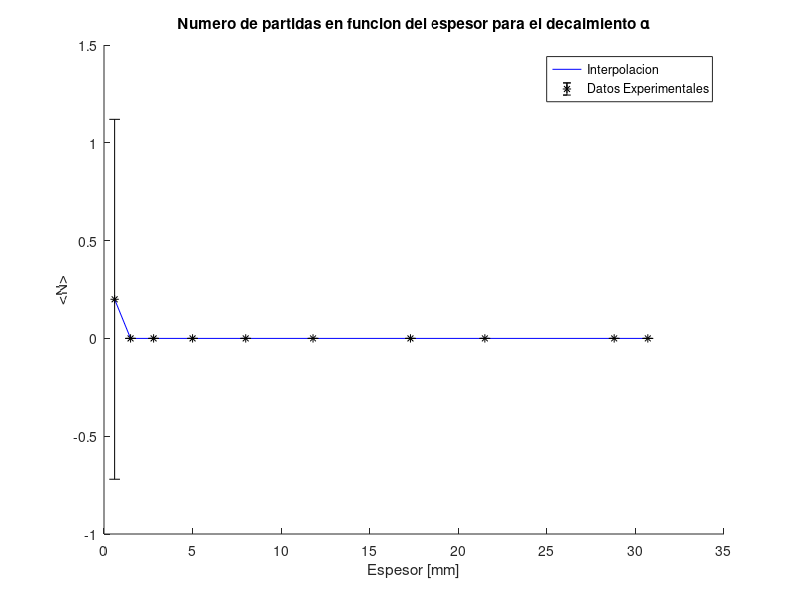

The MATLAB script that drew this image: (Note: this script raises an error after producing the figure.)
clear all; close all;
d = [0.6 1.5 2.8 5 8 11.8 17.3 21.5 28.8 30.7];
datos06 = [0 0 0 0 1]; datos15 = [0 0 0 0 0];
datos28 = [0 0 0 0 0];datos5 = [0 0 0 0 0];
datos8 = [0 0 0 0 0];datos118 = [0 0 0 0 0];
datos173 = [0 0 0 0 0];datos215 = [0 0 0 0 0];
datos288 = [0 0 0 0 0];datos307 = [0 0 0 0 0];
c06  = mean(datos06) ; deltac06 =  4.6*std(datos06)/sqrt(5);
c15  = mean(datos15) ; deltac15 =  4.6*std(datos15)/sqrt(5);
c28  = mean(datos28) ; deltac28 =  4.6*std(datos28)/sqrt(5);
c5   = mean(datos5)  ; deltac5 =   4.6*std(datos5)/sqrt(5);
c8   = mean(datos8)  ; deltac8 =   4.6*std(datos8)/sqrt(5);
c118 = mean(datos118); deltac118 = 4.6*std(datos118)/sqrt(5);
c173 = mean(datos173); deltac173 = 4.6*std(datos173)/sqrt(5);
c215 = mean(datos215); deltac215 = 4.6*std(datos215)/sqrt(5);
c288 = mean(datos288); deltac288 = 4.6*std(datos288)/sqrt(5);
c307 = mean(datos307); deltac307 = 4.6*std(datos307)/sqrt(5);
c = [c06 c15 c28 c5 c8 c118 c173 c215 c288 c307];
deltasc = [deltac06 deltac15 deltac28 deltac5 deltac8 deltac118 deltac173 deltac215 deltac288 deltac307]
figure(1);clf;
hold on;
plot(d,c,'-b'); errorbar(d,c,deltasc,'*k');xlabel('Espesor [mm]'); ylabel('<N>'); legend('Interpolacion','Datos Experimentales'); title('Numero de partidas en funcion del espesor para el decaimiento \alpha')
hold off;
print -djpeg -r100 particulasvsespesorr226Al.jpg

[N,a,incertidumbrea,b,incertidumbreb,r] = MinimosCuadrados(d(3:end),log(c(3:end)))

xx = min(d(3:end)):(max(d(3:end))-min(d(3:end)))/100:max(d(3:end)); yy = a.*xx+b;
figure(2);clf;
plot(d(3:end),log(c(3:end)),'k*',xx,yy,'m');xlabel('Espesor [mm]'); ylabel('<N>'); legend('Datos Experimentales','Ajuste Minimos Cuadrados'); title('Ajuste semilogaritmico para el decaimiento \alpha')